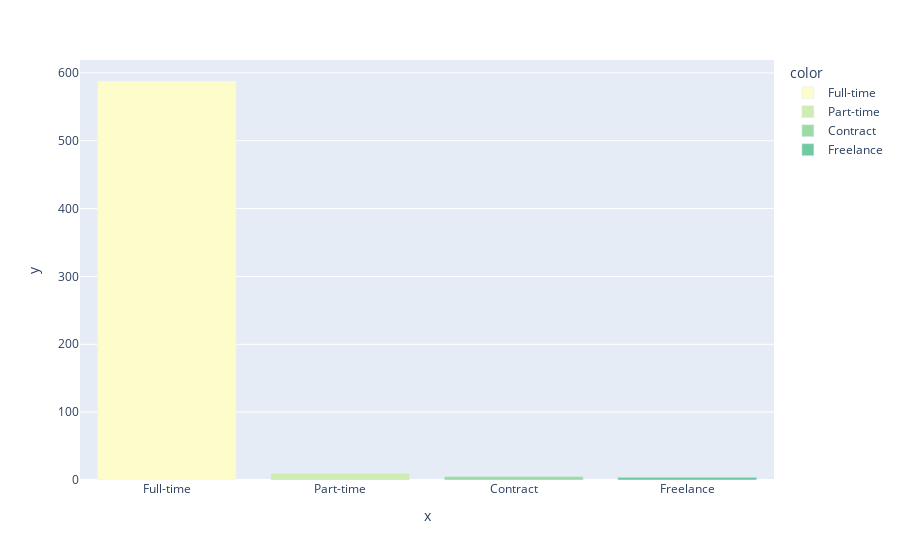

Notebook cell for this chart:
### Markdown cell above
### Employment Type

### Code cell
Employment_group = df_salary['employment_type'].value_counts()
emplyment_types=['Full-time', 'Part-time', 'Contract', 'Freelance']
px.bar(x=emplyment_types, y = Employment_group.values, color= Employment_group.index, color_discrete_sequence=px.colors.sequential.deep)

### Figure 1 — Plotly figure (JSON) as saved in the notebook; plotly's stock layout.template omitted (floating-point values rounded to 4 significant figures)
{"data": [{"alignmentgroup": "True", "hovertemplate": "color=Full-time<br>x=%{x}<br>y=%{y}<extra></extra>", "legendgroup": "Full-time", "marker": {"color": "rgb(253, 253, 204)", "pattern": {"shape": ""}}, "name": "Full-time", "offsetgroup": "Full-time", "orientation": "v", "showlegend": true, "textposition": "auto", "type": "bar", "x": ["Full-time"], "xaxis": "x", "y": [588], "yaxis": "y"}, {"alignmentgroup": "True", "hovertemplate": "color=Part-time<br>x=%{x}<br>y=%{y}<extra></extra>", "legendgroup": "Part-time", "marker": {"color": "rgb(206, 236, 179)", "pattern": {"shape": ""}}, "name": "Part-time", "offsetgroup": "Part-time", "orientation": "v", "showlegend": true, "textposition": "auto", "type": "bar", "x": ["Part-time"], "xaxis": "x", "y": [10], "yaxis": "y"}, {"alignmentgroup": "True", "hovertemplate": "color=Contract<br>x=%{x}<br>y=%{y}<extra></extra>", "legendgroup": "Contract", "marker": {"color": "rgb(156, 219, 165)", "pattern": {"shape": ""}}, "name": "Contract", "offsetgroup": "Contract", "orientation": "v", "showlegend": true, "textposition": "auto", "type": "bar", "x": ["Contract"], "xaxis": "x", "y": [5], "yaxis": "y"}, {"alignmentgroup": "True", "hovertemplate": "color=Freelance<br>x=%{x}<br>y=%{y}<extra></extra>", "legendgroup": "Freelance", "marker": {"color": "rgb(111, 201, 163)", "pattern": {"shape": ""}}, "name": "Freelance", "offsetgroup": "Freelance", "orientation": "v", "showlegend": true, "textposition": "auto", "type": "bar", "x": ["Freelance"], "xaxis": "x", "y": [4], "yaxis": "y"}], "layout": {"barmode": "relative", "legend": {"title": {"text": "color"}, "tracegroupgap": 0}, "margin": {"t": 60}, "xaxis": {"anchor": "y", "domain": [0, 1], "title": {"text": "x"}}, "yaxis": {"anchor": "x", "domain": [0, 1], "title": {"text": "y"}}}}
